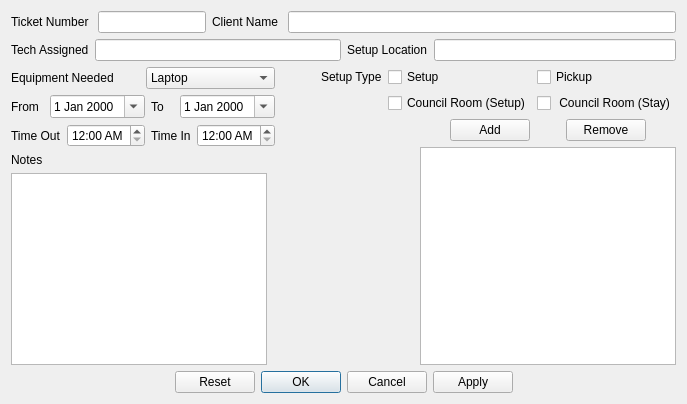
     <widget class="QWidget" name="multipleInstanceBookings">
      <attribute name="title">
       <string>Multiple Instance Bookings</string>
      </attribute>
      <layout class="QGridLayout" name="gridLayout_9">
       <item row="0" column="0" colspan="3">
        <layout class="QVBoxLayout" name="verticalLayout">
         <item>
          <layout class="QHBoxLayout" name="horizontalLayout_28">
           <item>
            <layout class="QHBoxLayout" name="horizontalLayout_26">
             <item>
              <widget class="QLabel" name="label_63">
               <property name="text">
                <string>Ticket Number </string>
               </property>
              </widget>
             </item>
             <item>
              <widget class="QLineEdit" name="mib_ticketNumInput">
               <property name="sizePolicy">
                <sizepolicy hsizetype="Fixed" vsizetype="Fixed">
                 <horstretch>0</horstretch>
                 <verstretch>0</verstretch>
                </sizepolicy>
               </property>
               <property name="minimumSize">
                <size>
                 <width>30</width>
                 <height>20</height>
                </size>
               </property>
               <property name="baseSize">
                <size>
                 <width>40</width>
                 <height>20</height>
                </size>
               </property>
              </widget>
             </item>
            </layout>
           </item>
           <item>
            <layout class="QHBoxLayout" name="horizontalLayout_27">
             <item>
              <widget class="QLabel" name="label_62">
               <property name="text">
                <string>Client Name </string>
               </property>
              </widget>
             </item>
             <item>
              <widget class="QLineEdit" name="mib_clientNameInput"/>
             </item>
            </layout>
           </item>
          </layout>
         </item>
         <item>
          <layout class="QHBoxLayout" name="horizontalLayout_29">
           <item>
            <layout class="QHBoxLayout" name="horizontalLayout_25">
             <item>
              <widget class="QLabel" name="label_65">
               <property name="text">
                <string>Tech Assigned</string>
               </property>
              </widget>
             </item>
             <item>
              <widget class="QLineEdit" name="mib_techAssignedInput"/>
             </item>
            </layout>
           </item>
           <item>
            <layout class="QHBoxLayout" name="horizontalLayout_15">
             <item>
              <widget class="QLabel" name="label_51">
               <property name="text">
                <string>Setup Location</string>
               </property>
              </widget>
             </item>
             <item>
              <widget class="QLineEdit" name="mib_setupLocationInput">
               <property name="focusPolicy">
                <enum>Qt::TabFocus</enum>
               </property>
              </widget>
             </item>
            </layout>
           </item>
          </layout>
         </item>
        </layout>
       </item>
       <item row="1" column="0" rowspan="2">
        <layout class="QVBoxLayout" name="verticalLayout_3">
         <item>
          <layout class="QHBoxLayout" name="horizontalLayout_35">
           <item>
            <widget class="QLabel" name="label_105">
             <property name="text">
              <string>Equipment Needed</string>
             </property>
            </widget>
           </item>
           <item>
            <widget class="QComboBox" name="mib_equipment">
             <item>
              <property name="text">
               <string>Laptop</string>
              </property>
             </item>
             <item>
              <property name="text">
               <string>Projector</string>
              </property>
             </item>
             <item>
              <property name="text">
               <string>Screen</string>
              </property>
             </item>
             <item>
              <property name="text">
               <string>Speaker</string>
              </property>
             </item>
             <item>
              <property name="text">
               <string>Microphone(PC)</string>
              </property>
             </item>
             <item>
              <property name="text">
               <string>VGA Cable </string>
              </property>
             </item>
             <item>
              <property name="text">
               <string>Extension/Surge</string>
              </property>
             </item>
             <item>
              <property name="text">
               <string>DVD Player</string>
              </property>
             </item>
             <item>
              <property name="text">
               <string>VCR</string>
              </property>
             </item>
             <item>
              <property name="text">
               <string>21' Monitor</string>
              </property>
             </item>
             <item>
              <property name="text">
               <string>PA System</string>
              </property>
             </item>
             <item>
              <property name="text">
               <string>Video Recording</string>
              </property>
             </item>
             <item>
              <property name="text">
               <string>Doc Cam</string>
              </property>
             </item>
             <item>
              <property name="text">
               <string>Microphone (AV)</string>
              </property>
             </item>
             <item>
              <property name="text">
               <string>Plasma Screens</string>
              </property>
             </item>
             <item>
              <property name="text">
               <string>New Item</string>
              </property>
             </item>
            </widget>
           </item>
          </layout>
         </item>
         <item>
          <layout class="QGridLayout" name="gridLayout_12" rowstretch="1,0">
           <item row="1" column="0">
            <layout class="QHBoxLayout" name="horizontalLayout_33">
             <item>
              <widget class="QLabel" name="label_102">
               <property name="sizePolicy">
                <sizepolicy hsizetype="Preferred" vsizetype="Preferred">
                 <horstretch>1</horstretch>
                 <verstretch>0</verstretch>
                </sizepolicy>
               </property>
               <property name="text">
                <string>Time Out</string>
               </property>
              </widget>
             </item>
             <item>
              <widget class="QTimeEdit" name="mib_timeOut">
               <property name="displayFormat">
                <string>h:mm AP</string>
               </property>
              </widget>
             </item>
            </layout>
           </item>
           <item row="1" column="1">
            <layout class="QHBoxLayout" name="horizontalLayout_34">
             <item>
              <widget class="QLabel" name="label_101">
               <property name="text">
                <string>Time In</string>
               </property>
              </widget>
             </item>
             <item>
              <widget class="QTimeEdit" name="mib_timeIn">
               <property name="displayFormat">
                <string>h:mm AP</string>
               </property>
              </widget>
             </item>
            </layout>
           </item>
           <item row="0" column="0">
            <layout class="QHBoxLayout" name="horizontalLayout_31">
             <item>
              <widget class="QLabel" name="label_66">
               <property name="text">
                <string>From </string>
               </property>
              </widget>
             </item>
             <item>
              <widget class="QDateEdit" name="mib_dateStart">
               <property name="calendarPopup">
                <bool>true</bool>
               </property>
              </widget>
             </item>
            </layout>
           </item>
           <item row="0" column="1">
            <layout class="QHBoxLayout" name="horizontalLayout_32">
             <item>
              <widget class="QLabel" name="label_67">
               <property name="text">
                <string>To</string>
               </property>
              </widget>
             </item>
             <item>
              <widget class="QDateEdit" name="mib_dateEnd">
               <property name="calendarPopup">
                <bool>true</bool>
               </property>
              </widget>
             </item>
            </layout>
           </item>
          </layout>
         </item>
        </layout>
       </item>
       <item row="1" column="1" colspan="2">
        <layout class="QGridLayout" name="gridLayout_11">
         <property name="sizeConstraint">
          <enum>QLayout::SetDefaultConstraint</enum>
         </property>
         <item row="0" column="1">
          <widget class="QLabel" name="label_64">
           <property name="text">
            <string>Setup Type</string>
           </property>
          </widget>
         </item>
         <item row="0" column="2">
          <widget class="QCheckBox" name="mib_setup">
           <property name="text">
            <string>Setup </string>
           </property>
          </widget>
         </item>
         <item row="0" column="3">
          <widget class="QCheckBox" name="mib_pickup">
           <property name="text">
            <string>Pickup</string>
           </property>
          </widget>
         </item>
         <item row="1" column="2">
          <widget class="QCheckBox" name="mib_councilRoomSetup">
           <property name="text">
            <string>Council Room (Setup)</string>
           </property>
          </widget>
         </item>
         <item row="1" column="3">
          <widget class="QCheckBox" name="mib_councilRoomStay">
           <property name="text">
            <string> Council Room (Stay)</string>
           </property>
          </widget>
         </item>
         <item row="0" column="0">
          <spacer name="horizontalSpacer_4">
           <property name="orientation">
            <enum>Qt::Horizontal</enum>
           </property>
           <property name="sizeHint" stdset="0">
            <size>
             <width>40</width>
             <height>20</height>
            </size>
           </property>
          </spacer>
         </item>
        </layout>
       </item>
       <item row="2" column="2" rowspan="2">
        <layout class="QVBoxLayout" name="verticalLayout_2">
         <item>
          <layout class="QHBoxLayout" name="horizontalLayout_6">
           <item>
            <widget class="QPushButton" name="mib_addNewDate">
             <property name="sizePolicy">
              <sizepolicy hsizetype="Fixed" vsizetype="Fixed">
               <horstretch>0</horstretch>
               <verstretch>0</verstretch>
              </sizepolicy>
             </property>
             <property name="text">
              <string>Add</string>
             </property>
            </widget>
           </item>
           <item>
            <widget class="QPushButton" name="mib_removeNewDate">
             <property name="sizePolicy">
              <sizepolicy hsizetype="Fixed" vsizetype="Fixed">
               <horstretch>0</horstretch>
               <verstretch>0</verstretch>
              </sizepolicy>
             </property>
             <property name="text">
              <string>Remove</string>
             </property>
            </widget>
           </item>
          </layout>
         </item>
         <item>
          <widget class="QListWidget" name="mib_listView"/>
         </item>
        </layout>
       </item>
       <item row="3" column="0" colspan="2">
        <layout class="QVBoxLayout" name="verticalLayout_6">
         <item>
          <widget class="QLabel" name="label_56">
           <property name="sizePolicy">
            <sizepolicy hsizetype="Preferred" vsizetype="Preferred">
             <horstretch>0</horstretch>
             <verstretch>0</verstretch>
            </sizepolicy>
           </property>
           <property name="text">
            <string>Notes</string>
           </property>
          </widget>
         </item>
         <item>
          <widget class="QTextEdit" name="mib_notes">
           <property name="sizePolicy">
            <sizepolicy hsizetype="Maximum" vsizetype="Expanding">
             <horstretch>3</horstretch>
             <verstretch>0</verstretch>
            </sizepolicy>
           </property>
           <property name="focusPolicy">
            <enum>Qt::TabFocus</enum>
           </property>
          </widget>
         </item>
        </layout>
       </item>
       <item row="4" column="0" colspan="3">
        <widget class="QDialogButtonBox" name="mib_buttonBox">
         <property name="orientation">
          <enum>Qt::Horizontal</enum>
         </property>
         <property name="standardButtons">
          <set>QDialogButtonBox::Apply|QDialogButtonBox::Cancel|QDialogButtonBox::Ok|QDialogButtonBox::Reset</set>
         </property>
         <property name="centerButtons">
          <bool>true</bool>
         </property>
        </widget>
       </item>
       <item row="2" column="1">
        <spacer name="horizontalSpacer_2">
         <property name="orientation">
          <enum>Qt::Horizontal</enum>
         </property>
         <property name="sizeHint" stdset="0">
          <size>
           <width>40</width>
           <height>20</height>
          </size>
         </property>
        </spacer>
       </item>
      </layout>
     </widget>
